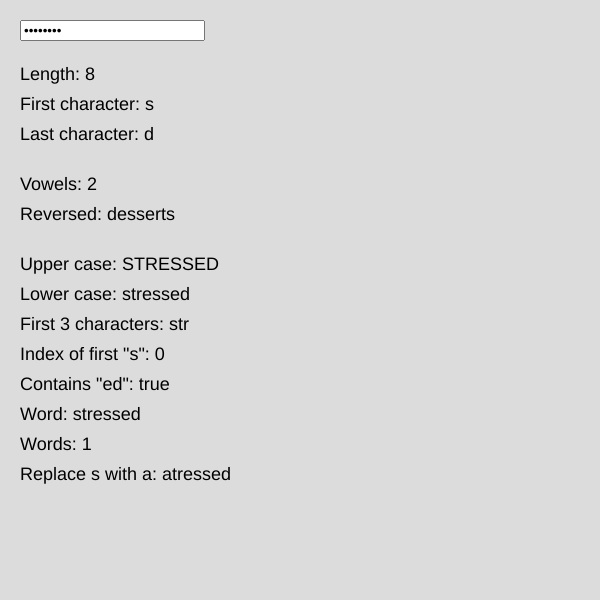
Frame 1 (no input)
Frame 60 (no input): identical to frame 1, image omitted
Frame 120 (the mouse pressed at the canvas centre since frame 60): identical to frame 1, image omitted

The p5.js sketch that drew this single still picture (run headless with seeded random() and noise() and a simulated clock; from frame 60 on, the mouse is pressed at the canvas centre):

// p5.js sketch
// ── sketch.js
/*
   Description: Lesson 13 - Strings example
   Author: Mr. Kowalczewski
   Date of last edit: October 28, 2026
*/

let wordInput;

function setup() {
  createCanvas(600, 600);
  textSize(18);

  wordInput = createInput("stressed","password");
  wordInput.position(20, 20);
}

function draw() {
  background(220);
  fill(0);

  let word = wordInput.value();

  // ----- Length and index -----
  text(`Length: ${word.length}`, 20, 80);
  if (word.length > 0) {
    text(`First character: ${word[0]}`, 20, 110);
    text(`Last character: ${word[word.length - 1]}`, 20, 140);
  }

  // ----- Iterating: counting characters -----
  let vowelCount = 0;
  for (let i = 0; i < word.length; i += 1) {
    // "aeiou".includes() checks if this character is a vowel
    if ("aeiou".includes(word[i].toLowerCase())) {
      vowelCount += 1;
    }
  }
  text(`Vowels: ${vowelCount}`, 20, 190);

  // ----- Iterating: building a new string -----
  let reversed = "";
  for (let i = word.length - 1; i >= 0; i -= 1) {
    reversed += word[i];
  }
  text(`Reversed: ${reversed}`, 20, 220);

  // ----- String methods -----
  text(`Upper case: ${word.toUpperCase()}`, 20, 270);
  text(`Lower case: ${word.toLowerCase()}`, 20, 300);
  text(`First 3 characters: ${word.slice(0, 3)}`, 20, 330);
  text(`Index of first "s": ${word.indexOf("s")}`, 20, 360);
  text(`Contains "ed": ${word.includes("ed")}`, 20, 390);
  // creates an array by splitting the string
  text(`Words: ${word.split(" ").length}`, 20, 450);
  text(`Replace s with a: ${word.replace("s","a")}`, 20, 480);
  // printing the 'word' variable - was it modified?
  text(`Word: ${word}`, 20, 420);

  

  // ----- Comparing strings -----
  // ignore case and extra spaces when comparing
  if (word.trim().toLowerCase() == reversed.trim().toLowerCase() && word.length > 0) {
    fill(0, 150, 0);
    text("This is a palindrome!", 20, 470);
  }
}
